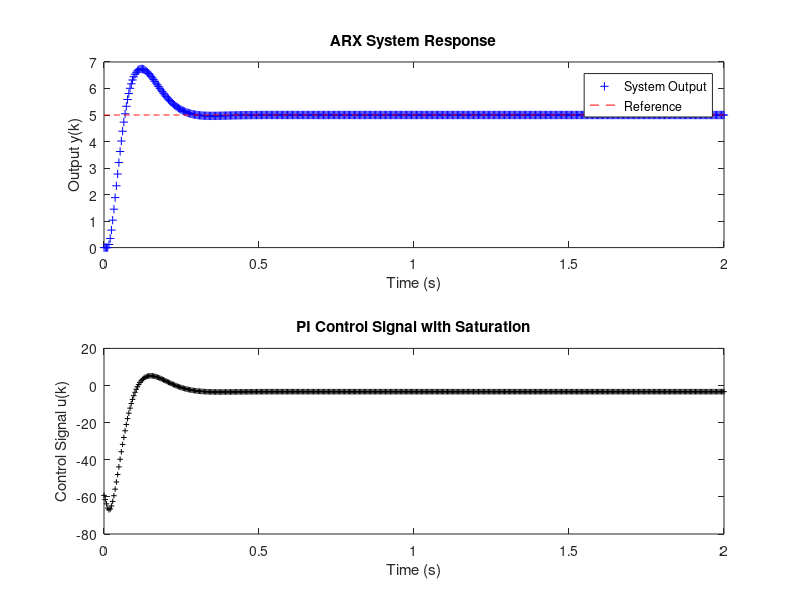

The MATLAB script that drew this image:
%% Digital Control Simulation — ARX Model + Saturation
clear all; close all; clc;

%% Sampling period
Ts = 0.004;          % 4 ms

%% Reference signal
t = 0:Ts:2;          % 2 seconds simulation
Ref =5* ones(1,length(t)); % Step reference

%% ARX model coefficients
% A(z) = 1 - 1.937 z^-1 + 1.152 z^-2 - 0.2144 z^-3
% B(z) = -0.001961 z^-3
a = [1  -1.9366 1.1523 -0.2144]; % note the sign for implementation
b = [0 0 0 -0.001961];       % B(z) with zeros for delays

%% Initialize variables
y  = zeros(1,length(t));
y1 = 0; y2 = 0; y3 = 0;             % past outputs
u1 = 0; u2 = 0; u3 = 0;u4 = 0;       % past inputs
error1 = 0;                    % past error
Usim = zeros(1,length(t));

%% PI controller parameters
Kp = -11.6083; % propotional gain 
Ti = 0.1014; % integral time

%% PI controller parameters discretization 
K0 = Kp + Kp*Ts/(2*Ti);
K1 = -Kp + Kp*Ts/(2*Ti);

%% Saturation limits
Umax = 100;
Umin = -100;

%% Simulation loop
for k = 1:length(t)
    % ARX model
    y(k) = -a(2)*y1 - a(3)*y2 - a(4)*y3  + b(1)*u1 + b(2)*u2 + b(3)*u3+ b(4)*u4;

    % Control error
    error = Ref(k) - y(k);

    % PI control (incremental form)
    u = u1 + K0*error + K1*error1;

    % Saturation
    if u > Umax
        u = Umax;
    elseif u < Umin
        u = Umin;
    end

    % Update past values
    y3 = y2; 
    y2 = y1; 
    y1 = y(k);
    u4 = u3; 
    u3 = u2; 
    u2 = u1; 
    u1 = u;
    error1 = error;
    Usim(k)=u;
end

%% Plot results
figure;
subplot(2,1,1)
plot(t,y,'b+',t,Ref','r--','MarkerSize',4);
xlabel('Time (s)'); 
ylabel('Output y(k)');
legend('System Output','Reference');
title('ARX System Response')

subplot(2,1,2)
plot(t,Usim,'k+','MarkerSize',4);
xlabel('Time (s)'); 
ylabel('Control Signal u(k)');
title('PI Control Signal with Saturation')
